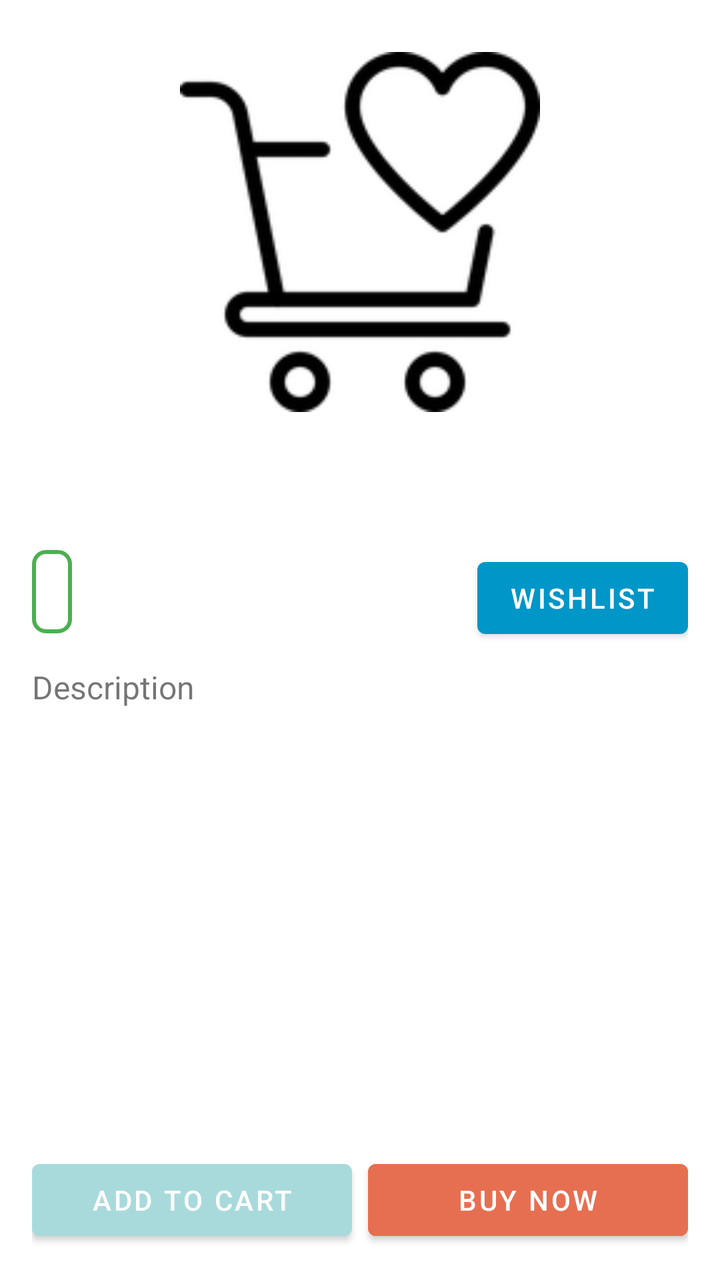
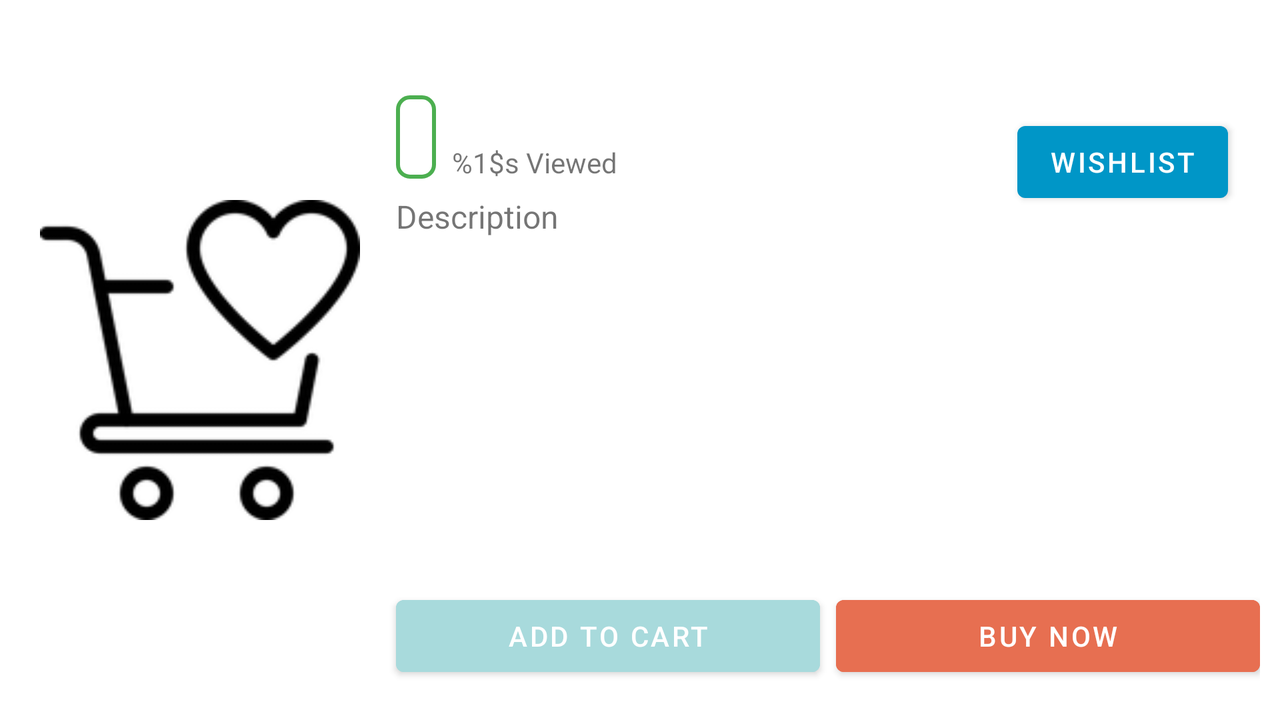

Two renders of one Android screen. The first uses the default layout on a phone; the second uses the alternative layout the repository ships for a different screen configuration, on a matching device. The two XML files are below.
<!-- AndroidManifest.xml: application theme Theme.Softij -->
<!-- res/layout/fragment_product.xml -->
<?xml version="1.0" encoding="utf-8"?>
<androidx.constraintlayout.widget.ConstraintLayout xmlns:android="http://schemas.android.com/apk/res/android"
    xmlns:app="http://schemas.android.com/apk/res-auto"
    xmlns:tools="http://schemas.android.com/tools"
    android:layout_width="match_parent"
    android:layout_height="match_parent"
    android:padding="16dp"
    tools:context=".ProductFragment">

    <ImageView
        android:id="@+id/img_product"
        android:layout_width="0dp"
        android:layout_height="200dp"
        android:adjustViewBounds="true"
        android:contentDescription="@string/desc_product_image"
        android:padding="10dp"
        android:src="@mipmap/ic_wishlist"
        app:layout_constraintEnd_toEndOf="parent"
        app:layout_constraintStart_toStartOf="parent"
        app:layout_constraintTop_toTopOf="parent" />

    <Button
        android:id="@+id/product_add_cart"
        android:layout_width="0dp"
        android:layout_height="wrap_content"
        android:backgroundTint="#a8dadc"
        android:text="@string/btn_add_cart"
        app:layout_constraintBottom_toBottomOf="parent"
        app:layout_constraintEnd_toStartOf="@+id/product_buy"
        app:layout_constraintHorizontal_chainStyle="spread"
        app:layout_constraintStart_toStartOf="parent" />

    <Button
        android:id="@+id/product_buy"
        android:layout_width="0dp"
        android:layout_height="wrap_content"
        android:layout_marginStart="8dp"
        android:backgroundTint="#e76f51"
        android:text="@string/btn_buy_now"
        app:layout_constraintBottom_toBottomOf="parent"
        app:layout_constraintEnd_toEndOf="parent"
        app:layout_constraintStart_toEndOf="@+id/product_add_cart" />

    <TextView
        android:id="@+id/order_name"
        android:layout_width="wrap_content"
        android:layout_height="wrap_content"
        android:layout_marginTop="16dp"
        android:textSize="20sp"
        app:layout_constraintStart_toStartOf="parent"
        app:layout_constraintTop_toBottomOf="@+id/img_product" />

    <TextView
        android:id="@+id/product_model"
        android:layout_width="wrap_content"
        android:layout_height="wrap_content"
        android:layout_marginStart="8dp"
        android:layout_marginTop="24dp"
        android:textSize="14sp"
        app:layout_constraintStart_toEndOf="@+id/order_name"
        app:layout_constraintTop_toBottomOf="@+id/img_product" />

    <TextView
        android:id="@+id/product_price"
        android:layout_width="wrap_content"
        android:layout_height="wrap_content"
        android:layout_marginTop="16dp"
        android:background="@drawable/price_background"
        android:padding="10dp"
        android:textSize="16sp"
        app:layout_constraintStart_toStartOf="parent"
        app:layout_constraintTop_toBottomOf="@+id/order_name" />

    <TextView
        android:id="@+id/description"
        android:layout_width="wrap_content"
        android:layout_height="wrap_content"
        android:layout_marginTop="16dp"
        android:text="@string/text_desc"
        android:textSize="16sp"
        app:layout_constraintStart_toStartOf="parent"
        app:layout_constraintTop_toBottomOf="@+id/product_price" />

    <TextView
        android:id="@+id/product_desc"
        android:layout_width="0dp"
        android:layout_height="wrap_content"
        android:layout_marginTop="8dp"
        android:textSize="14sp"
        app:layout_constraintEnd_toEndOf="parent"
        app:layout_constraintStart_toStartOf="parent"
        app:layout_constraintTop_toBottomOf="@+id/description" />

    <TextView
        android:id="@+id/product_viewed"
        android:layout_width="wrap_content"
        android:layout_height="wrap_content"
        android:layout_marginStart="8dp"
        app:layout_constraintBottom_toBottomOf="@id/product_price"
        app:layout_constraintStart_toEndOf="@+id/product_price" />

    <Button
        android:id="@+id/btn_wishlist"
        android:layout_width="wrap_content"
        android:layout_height="wrap_content"
        android:layout_marginTop="16dp"
        android:text="@string/btn_wishlist"
        app:layout_constraintEnd_toEndOf="parent"
        app:layout_constraintTop_toBottomOf="@+id/product_model" />

    <TextView
        android:id="@+id/product_stock"
        android:layout_width="wrap_content"
        android:layout_height="wrap_content"
        android:layout_marginTop="8dp"
        app:layout_constraintStart_toStartOf="parent"
        app:layout_constraintTop_toBottomOf="@+id/product_desc" />

    <TextView
        android:id="@+id/product_date"
        android:layout_width="wrap_content"
        android:layout_height="wrap_content"
        android:layout_marginTop="8dp"
        app:layout_constraintEnd_toEndOf="parent"
        app:layout_constraintTop_toBottomOf="@+id/product_desc" />


</androidx.constraintlayout.widget.ConstraintLayout>
<!-- resources referenced by this layout -->
<resources>
  <!-- drawable price_background (drawable) -->
  <?xml version="1.0" encoding="utf-8"?>
  <shape
      xmlns:android="http://schemas.android.com/apk/res/android"
      android:shape="rectangle">
  
      <stroke
          android:width="2dp"
          android:color="#4CAF50"/>
      <corners android:radius="6dp"/>
  
      <solid android:color="@android:color/transparent"/>
  </shape>
  <!-- mipmap ic_wishlist: png bitmap (mipmap-hdpi, 2852 bytes) -->
  <string name="btn_add_cart">Add To Cart</string>
  <string name="btn_buy_now">Buy Now</string>
  <string name="btn_wishlist">WishList</string>
  <string name="desc_product_image">product image</string>
  <string name="text_desc">Description</string>
  <style name="Theme.Softij" parent="Theme.MaterialComponents.Light.NoActionBar">
          
          <item name="colorPrimary">#0096c7</item>
          <item name="colorPrimaryVariant">#0077b6</item>
          <item name="colorOnPrimary">@color/white</item>
          <item name="drawerArrowStyle">@style/DrawerArrowStyle</item>
          
          <item name="colorSecondary">@color/teal_200</item>
          <item name="colorSecondaryVariant">@color/teal_700</item>
          <item name="colorOnSecondary">@color/black</item>
          
          <item name="android:statusBarColor" tools:targetApi="l">?attr/colorPrimaryVariant</item>
          
      </style>
  <color name="white">#FFFFFFFF</color>
  <style name="DrawerArrowStyle" parent="Widget.AppCompat.DrawerArrowToggle">
          <item name="color">@color/white</item>
      </style>
  <color name="teal_200">#FF03DAC5</color>
  <color name="teal_700">#FF018786</color>
  <color name="black">#FF000000</color>
</resources>
<!-- res/layout-land/fragment_product.xml (the repository's variant of the layout above) -->
<!-- drawn on the phone turned sideways -->
<?xml version="1.0" encoding="utf-8"?>
<androidx.constraintlayout.widget.ConstraintLayout xmlns:android="http://schemas.android.com/apk/res/android"
    xmlns:app="http://schemas.android.com/apk/res-auto"
    android:layout_width="match_parent"
    android:layout_height="match_parent"
    android:padding="10dp">

    <ImageView
        android:id="@+id/img_product"
        android:layout_width="180dp"
        android:layout_height="0dp"
        android:contentDescription="@string/desc_product_image"
        android:padding="10dp"
        android:src="@mipmap/ic_wishlist"
        app:layout_constraintBottom_toBottomOf="parent"
        app:layout_constraintStart_toStartOf="parent"
        app:layout_constraintTop_toTopOf="parent" />

    <Button
        android:id="@+id/product_add_cart"
        android:layout_width="0dp"
        android:layout_height="wrap_content"
        android:layout_marginStart="8dp"
        android:layout_marginBottom="8dp"
        android:backgroundTint="#a8dadc"
        android:text="@string/btn_add_cart"
        app:layout_constraintBottom_toBottomOf="parent"
        app:layout_constraintEnd_toStartOf="@+id/product_buy"
        app:layout_constraintStart_toEndOf="@+id/img_product" />

    <Button
        android:id="@+id/product_buy"
        android:layout_width="0dp"
        android:layout_height="wrap_content"
        android:layout_marginStart="8dp"
        android:layout_marginBottom="8dp"
        android:backgroundTint="#e76f51"
        android:text="@string/btn_buy_now"
        app:layout_constraintBottom_toBottomOf="parent"
        app:layout_constraintEnd_toEndOf="parent"
        app:layout_constraintStart_toEndOf="@+id/product_add_cart" />

    <TextView
        android:id="@+id/order_name"
        android:layout_width="wrap_content"
        android:layout_height="wrap_content"
        android:layout_marginStart="8dp"
        android:layout_marginTop="8dp"
        android:textSize="16sp"
        app:layout_constraintStart_toEndOf="@+id/img_product"
        app:layout_constraintTop_toTopOf="parent" />

    <TextView
        android:id="@+id/product_model"
        android:layout_width="wrap_content"
        android:layout_height="wrap_content"
        android:layout_marginStart="8dp"
        android:layout_marginTop="12dp"
        app:layout_constraintStart_toEndOf="@+id/order_name"
        app:layout_constraintTop_toTopOf="parent" />

    <TextView
        android:id="@+id/product_price"
        android:layout_width="wrap_content"
        android:layout_height="wrap_content"
        android:layout_marginStart="8dp"
        android:layout_marginTop="8dp"
        android:background="@drawable/price_background"
        android:fontFamily="sans-serif-medium"
        android:padding="10dp"
        android:textSize="16sp"
        app:layout_constraintStart_toEndOf="@+id/img_product"
        app:layout_constraintTop_toBottomOf="@+id/order_name" />

    <TextView
        android:id="@+id/description"
        android:layout_width="wrap_content"
        android:layout_height="wrap_content"
        android:layout_marginStart="8dp"
        android:layout_marginTop="8dp"
        android:text="@string/text_desc"
        android:textSize="16sp"
        app:layout_constraintStart_toEndOf="@+id/img_product"
        app:layout_constraintTop_toBottomOf="@+id/product_price" />

    <TextView
        android:id="@+id/product_desc"
        android:layout_width="0dp"
        android:layout_height="wrap_content"
        android:layout_marginStart="8dp"
        android:layout_marginTop="4dp"
        android:textSize="16sp"
        app:layout_constraintStart_toEndOf="@+id/img_product"
        app:layout_constraintTop_toBottomOf="@+id/description" />

    <TextView
        android:id="@+id/product_viewed"
        android:layout_width="wrap_content"
        android:layout_height="wrap_content"
        android:layout_marginStart="8dp"
        android:layout_marginTop="24dp"
        android:text="@string/text_viewed"
        app:layout_constraintStart_toEndOf="@+id/product_price"
        app:layout_constraintTop_toTopOf="@+id/product_price" />

    <Button
        android:id="@+id/btn_wishlist"
        android:layout_width="wrap_content"
        android:layout_height="wrap_content"
        android:layout_marginTop="16dp"
        android:layout_marginEnd="16dp"
        android:text="@string/btn_wishlist"
        app:layout_constraintEnd_toEndOf="parent"
        app:layout_constraintTop_toBottomOf="@+id/product_model" />

    <TextView
        android:id="@+id/product_stock"
        android:layout_width="wrap_content"
        android:layout_height="wrap_content"
        android:layout_marginStart="8dp"
        android:layout_marginTop="8dp"
        app:layout_constraintStart_toEndOf="@+id/img_product"
        app:layout_constraintTop_toBottomOf="@+id/product_desc" />

    <TextView
        android:id="@+id/product_date"
        android:layout_width="wrap_content"
        android:layout_height="wrap_content"
        android:layout_marginEnd="16dp"
        app:layout_constraintEnd_toEndOf="parent"
        app:layout_constraintTop_toTopOf="@+id/product_stock" />


</androidx.constraintlayout.widget.ConstraintLayout>
<!-- resources referenced by the variant -->
<!-- as the phone turned sideways resolves them -->
<resources>
  <!-- drawable price_background (drawable) -->
  <?xml version="1.0" encoding="utf-8"?>
  <shape
      xmlns:android="http://schemas.android.com/apk/res/android"
      android:shape="rectangle">
  
      <stroke
          android:width="2dp"
          android:color="#4CAF50"/>
      <corners android:radius="6dp"/>
  
      <solid android:color="@android:color/transparent"/>
  </shape>
  <!-- mipmap ic_wishlist: png bitmap (mipmap-hdpi, 2852 bytes) -->
  <string name="btn_add_cart">Add To Cart</string>
  <string name="btn_buy_now">Buy Now</string>
  <string name="btn_wishlist">WishList</string>
  <string name="desc_product_image">product image</string>
  <string name="text_desc">Description</string>
  <string name="text_viewed">%1$s Viewed</string>
  <style name="Theme.Softij" parent="Theme.MaterialComponents.Light.NoActionBar">
          
          <item name="colorPrimary">#0096c7</item>
          <item name="colorPrimaryVariant">#0077b6</item>
          <item name="colorOnPrimary">@color/white</item>
          <item name="drawerArrowStyle">@style/DrawerArrowStyle</item>
          
          <item name="colorSecondary">@color/teal_200</item>
          <item name="colorSecondaryVariant">@color/teal_700</item>
          <item name="colorOnSecondary">@color/black</item>
          
          <item name="android:statusBarColor" tools:targetApi="l">?attr/colorPrimaryVariant</item>
          
      </style>
  <color name="white">#FFFFFFFF</color>
  <style name="DrawerArrowStyle" parent="Widget.AppCompat.DrawerArrowToggle">
          <item name="color">@color/white</item>
      </style>
  <color name="teal_200">#FF03DAC5</color>
  <color name="teal_700">#FF018786</color>
  <color name="black">#FF000000</color>
</resources>
